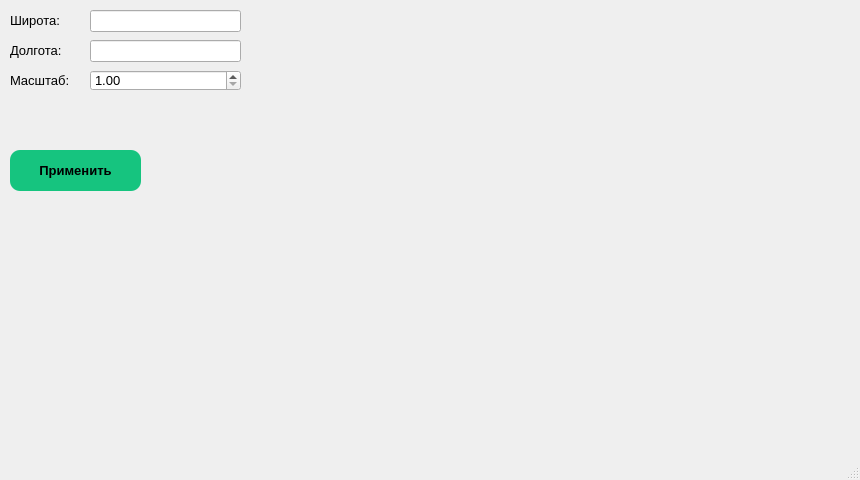
<?xml version="1.0" encoding="UTF-8"?>
<ui version="4.0">
 <class>MainWindow</class>
 <widget class="QMainWindow" name="MainWindow">
  <property name="geometry">
   <rect>
    <x>0</x>
    <y>0</y>
    <width>860</width>
    <height>480</height>
   </rect>
  </property>
  <property name="windowTitle">
   <string>Yandex Maps API</string>
  </property>
  <widget class="QWidget" name="centralwidget">
   <widget class="QLineEdit" name="lat_lineEdit">
    <property name="geometry">
     <rect>
      <x>90</x>
      <y>10</y>
      <width>151</width>
      <height>22</height>
     </rect>
    </property>
   </widget>
   <widget class="QLabel" name="lat_label">
    <property name="geometry">
     <rect>
      <x>10</x>
      <y>10</y>
      <width>81</width>
      <height>21</height>
     </rect>
    </property>
    <property name="font">
     <font>
      <pointsize>10</pointsize>
      <weight>50</weight>
      <bold>false</bold>
     </font>
    </property>
    <property name="text">
     <string>Широта:</string>
    </property>
   </widget>
   <widget class="QLabel" name="lon_label">
    <property name="geometry">
     <rect>
      <x>10</x>
      <y>40</y>
      <width>81</width>
      <height>21</height>
     </rect>
    </property>
    <property name="font">
     <font>
      <pointsize>10</pointsize>
      <weight>50</weight>
      <bold>false</bold>
     </font>
    </property>
    <property name="text">
     <string>Долгота:</string>
    </property>
   </widget>
   <widget class="QLineEdit" name="lon_lineEdit">
    <property name="geometry">
     <rect>
      <x>90</x>
      <y>40</y>
      <width>151</width>
      <height>22</height>
     </rect>
    </property>
   </widget>
   <widget class="QLabel" name="zoom_label">
    <property name="geometry">
     <rect>
      <x>10</x>
      <y>70</y>
      <width>81</width>
      <height>21</height>
     </rect>
    </property>
    <property name="font">
     <font>
      <pointsize>10</pointsize>
      <weight>50</weight>
      <bold>false</bold>
     </font>
    </property>
    <property name="text">
     <string>Масштаб:</string>
    </property>
   </widget>
   <widget class="QPushButton" name="searchButton">
    <property name="geometry">
     <rect>
      <x>10</x>
      <y>150</y>
      <width>131</width>
      <height>41</height>
     </rect>
    </property>
    <property name="font">
     <font>
      <family>Arial</family>
      <pointsize>10</pointsize>
      <weight>75</weight>
      <bold>true</bold>
     </font>
    </property>
    <property name="cursor">
     <cursorShape>PointingHandCursor</cursorShape>
    </property>
    <property name="styleSheet">
     <string notr="true">.QPushButton {
	background-color: #16C47F;
	border-radius: 10px;
}</string>
    </property>
    <property name="text">
     <string>Применить</string>
    </property>
   </widget>
   <widget class="QLabel" name="map_template">
    <property name="geometry">
     <rect>
      <x>260</x>
      <y>0</y>
      <width>600</width>
      <height>451</height>
     </rect>
    </property>
    <property name="text">
     <string/>
    </property>
   </widget>
   <widget class="QDoubleSpinBox" name="zoomSpinBox">
    <property name="geometry">
     <rect>
      <x>90</x>
      <y>70</y>
      <width>151</width>
      <height>21</height>
     </rect>
    </property>
    <property name="font">
     <font>
      <pointsize>10</pointsize>
     </font>
    </property>
    <property name="minimum">
     <double>1.000000000000000</double>
    </property>
    <property name="maximum">
     <double>21.000000000000000</double>
    </property>
    <property name="value">
     <double>1.000000000000000</double>
    </property>
   </widget>
  </widget>
  <widget class="QMenuBar" name="menubar">
   <property name="geometry">
    <rect>
     <x>0</x>
     <y>0</y>
     <width>860</width>
     <height>26</height>
    </rect>
   </property>
  </widget>
  <widget class="QStatusBar" name="statusbar"/>
 </widget>
 <resources/>
 <connections/>
</ui>
